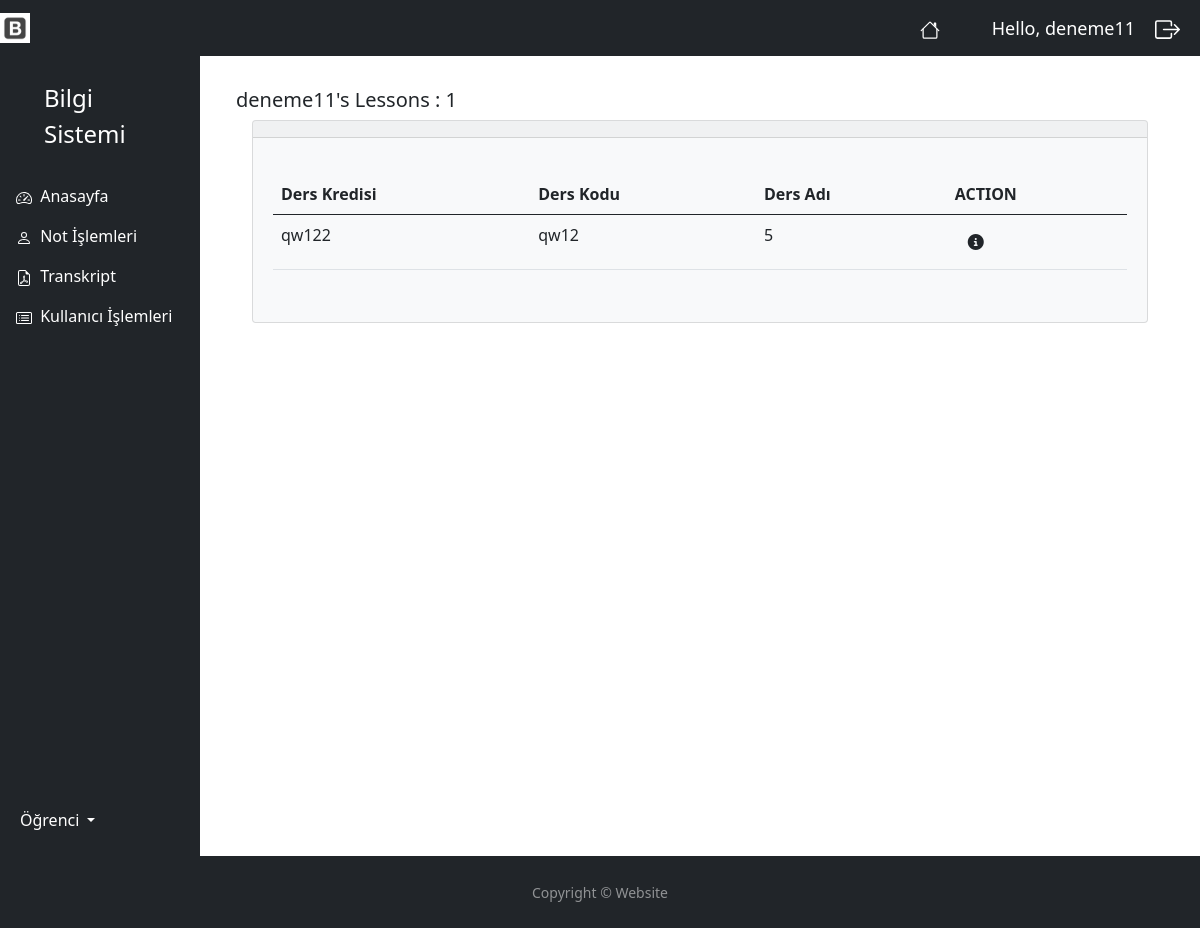
The app's page /lesson_user/ (signed in) with its own data.
### myapp/models.py (models this page shows, shortened)
class Notes(models.Model):
    STATUS1 = (
        ('gecti', 'Geçti'),
        ('kaldi', 'Kaldı'),
    )
    STATUS2 = (
        ('AA', 'AA'),
        ('BA', 'BA'),
        ('BB', 'BB'),
        ('CB', 'CB'),
        ('CC', 'CC'),
        ('DC', 'DC'),
        ('DD', 'DD'),
        ('FD', 'FD'),
        ('FF', 'FF'),
    )
    lesson = models.ForeignKey(Lesson, null=True, on_delete=models.SET_NULL)
    student = models.ForeignKey(Student, null=True, on_delete=models.SET_NULL)
    vise = models.IntegerField(null=True, blank=True)
    final = models.IntegerField(null=True, blank=True)
    mkexam = models.IntegerField(null=True, blank=True)
    lettergrade = models.CharField(max_length=2, null=True, choices=STATUS2)
    ort = models.IntegerField(blank=True, null=True)
    status = models.CharField(max_length=5, null=True, choices=STATUS1)

class Lesson(models.Model):
    lcode = models.CharField(blank=True, max_length=50)
    lname = models.CharField(blank=True, max_length=50)
    lcredit = models.IntegerField(blank=True, null=True)
    period = models.ForeignKey(Period, null=True, on_delete=models.SET_NULL)
    student = models.ManyToManyField(Student)

### myapp/decorators.py (the view)
        def wrapper_func(request, *args, **kwargs):
            group =None
            if request.user.groups.exists():
                group = request.user.groups.all()[0].name
            if group in allowed_roles:
                return view_func(request, *args, **kwargs)
            else:
                return HttpResponse('You are not authorized to view this page')

### myapp/views.py (called while the page is built)
@login_required(login_url='login')
@allowed_users(allowed_roles=['student'])
def lessonUser(request):
    notes = request.user.student.notes_set.all()
    notes_count = notes.count()
    myFilter = NotesFilter(request.GET, queryset=notes)
    notes = myFilter.qs
    context = {
        'notes':notes,
        'notes_count':notes_count,
        'myFilter':myFilter,
    }
    return render(request, 'accounts/lesson_user.html', context)

### myapp/templates/accounts/lesson_user.html (shortened to what this page needs)
{% extends 'accounts/main.html' %}
{% block content %}
<div class="container-fluid">
    <h5>{{ request.user }}'s Lessons : {{ notes_count }}</h5>
    <div class="row">
        <div class="col-12">
            <div class="card bg-light ms-3 me-3 mb-3">
                <div class="card-header">
                </div>
                {% if notes %}
                <div class="card-body m-1">
                    <p class="card-text">
                        <div class="table-responsive">
                            <table class="table table-hover">
                                <thead>
                                        <tr>
                                        <th scope="col">Ders Kredisi</th>
                                        <th scope="col">Ders Kodu</th>
                                        <th scope="col">Ders Adı</th>
                                        <th scope="col">ACTION</th>
                                      </tr>
                                </thead>
                                <tbody>
                                   {% for note in notes %}
                                   <tr>
                                        <td>{{ note.lesson.lcode }}</td>
                                        <td>{{ note.lesson.lname }}</td>
                                        <td>{{ note.lesson.lcredit }}</td>
                                        <td>
                                            <button type="button" class="btn me-1" href="{% url 'notes_user' %}" data-bs-toggle="modal" data-bs-target="#myModal{{ i.id }}">
                                                <i class="fa-solid fa-circle-info"></i>
                                            </button>
                                        </td>
                                   </tr>
                                   {% endfor %}
                                </tbody>
                            </table>
                        </div>
                    </p>
                </div>
            </div>
                {% else %}
                    <p></p>
                    <h5 class="alert alert-primary ms-4 me-4">Ders Kaydı Yok</h5>
                {% endif %}
        </div>
    </div>
</div>
{% endblock %}

### myapp/templates/accounts/navbar.html (shortened to what this page needs)
{% load static %}
<nav class="navbar navbar-expand-lg navbar-dark bg-dark">
  <a href="{% url 'index' %}"><img  width="30" height="30" class="d-inline-block align-top" alt=""  src="{% static 'images/icon.jpeg' %}"></a>
    <span><a href="/" class="nav-link text-white align-middle px-5">
          </a>
    </span>
    <span class="hello-msg">Hello, {{ request.user }} </span>
    <span ><a  class="hello-msg " href="{% url 'logout' %}">
        </a>
    </span>
</nav>

### static/css/main.css (style rules this page uses)
body { background-color: #ebeff5; }

### myapp/templates/accounts/navbar.html (style rules this page uses)
.hello-msg { font-size: 18px; color: #fff; margin-right: 20px; }

### myapp/templates/accounts/footer.html (style rules this page uses)
html, body { height: 100%; }

### records on screen
Notes: lesson.lcode "qw122", lesson.lname "qw12", lesson.lcredit "5"

### other values on screen
{{ request.user }} "deneme11"
{{ notes_count }} "1"
